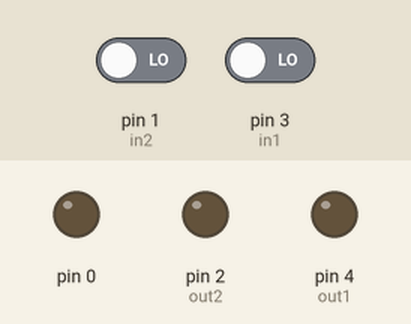
The sketch below on a simulated Arduino Uno, built for the host (arithmetic inside an expression is 32-bit, double 64-bit). On the bench: output pins drawn as LEDs (lit = HIGH). The test bench sets the inputs (shaded band); at power-on: pin 1 (in2) LOW, pin 3 (in1) LOW.

Above: at 1.2 s.
1.3 s: pin 1 (in2) driven HIGH and pin 3 (in1) driven HIGH
At 2.3 s:
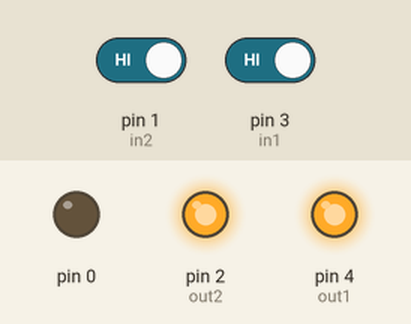
Timing chart, 0 to 4.3 s (numbered marks = the images above; inputs shaded):
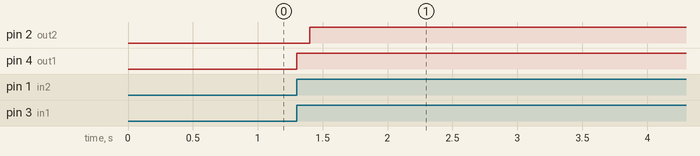

Measured:
- after the input at 1.3 s, pin 2 (out2): LOW → HIGH after 0.10 s; pin 4 (out1): LOW → HIGH at once

The sketch:

sayHi.ino
```cpp
// Detect a human and say hi to him using Attiny 13a
#include <avr/wdt.h>
#include <avr/sleep.h>
char in1 = 3, out1 = 4;
char in2 = 1, out2 = 2;

void sleep()
{
  set_sleep_mode(SLEEP_MODE_PWR_DOWN);
  sleep_enable();
  sleep_mode();
  sleep_disable();
}

void setup()
{
  wdt_enable(WDTO_8S);

  pinMode(0, OUTPUT);
  digitalWrite(0, LOW);

  pinMode(in1, INPUT);
  pinMode(out1, OUTPUT);

  pinMode(in2, INPUT);
  pinMode(out2, OUTPUT);

  digitalWrite(out1, LOW);
  digitalWrite(out2, LOW);
}

void loop()
{
  if(digitalRead(in1))
  {
    wdt_reset();
    while(!digitalRead(in2));
    wdt_reset();
    digitalWrite(out1, HIGH);
    sleep();
  }

  if(digitalRead(in2))
  {
    wdt_reset();
    while(!digitalRead(in1));
    wdt_reset();
    digitalWrite(out2, HIGH);
    sleep();
  }

  wdt_enable(WDTO_500MS);
  sleep();
}
```
